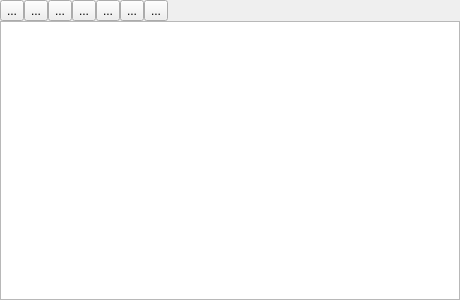
<?xml version="1.0" encoding="UTF-8"?>
<ui version="4.0">
 <class>FormLabels</class>
 <widget class="QWidget" name="FormLabels">
  <property name="geometry">
   <rect>
    <x>0</x>
    <y>0</y>
    <width>460</width>
    <height>300</height>
   </rect>
  </property>
  <property name="windowTitle">
   <string>Form</string>
  </property>
  <layout class="QGridLayout" name="gridLayout_2">
   <property name="leftMargin">
    <number>0</number>
   </property>
   <property name="topMargin">
    <number>0</number>
   </property>
   <property name="rightMargin">
    <number>0</number>
   </property>
   <property name="bottomMargin">
    <number>0</number>
   </property>
   <property name="spacing">
    <number>0</number>
   </property>
   <item row="0" column="0">
    <layout class="QGridLayout" name="gridLayout">
     <property name="spacing">
      <number>0</number>
     </property>
     <item row="0" column="1">
      <widget class="QToolButton" name="btnAddChild">
       <property name="toolTip">
        <string>添加子标签</string>
       </property>
       <property name="text">
        <string>...</string>
       </property>
      </widget>
     </item>
     <item row="0" column="5">
      <widget class="QToolButton" name="btnMoveLeft">
       <property name="toolTip">
        <string>左移标签</string>
       </property>
       <property name="text">
        <string>...</string>
       </property>
      </widget>
     </item>
     <item row="0" column="3">
      <widget class="QToolButton" name="btnMoveUp">
       <property name="toolTip">
        <string>上移标签</string>
       </property>
       <property name="text">
        <string>...</string>
       </property>
      </widget>
     </item>
     <item row="0" column="6">
      <widget class="QToolButton" name="btnMoveRight">
       <property name="toolTip">
        <string>右移标签</string>
       </property>
       <property name="text">
        <string>...</string>
       </property>
      </widget>
     </item>
     <item row="0" column="2">
      <widget class="QToolButton" name="btnDelete">
       <property name="toolTip">
        <string>删除标签</string>
       </property>
       <property name="text">
        <string>...</string>
       </property>
      </widget>
     </item>
     <item row="0" column="7">
      <spacer name="horizontalSpacer">
       <property name="orientation">
        <enum>Qt::Horizontal</enum>
       </property>
       <property name="sizeHint" stdset="0">
        <size>
         <width>40</width>
         <height>20</height>
        </size>
       </property>
      </spacer>
     </item>
     <item row="0" column="4">
      <widget class="QToolButton" name="btnMoveDown">
       <property name="toolTip">
        <string>下移标签</string>
       </property>
       <property name="text">
        <string>...</string>
       </property>
      </widget>
     </item>
     <item row="0" column="0">
      <widget class="QToolButton" name="btnAdd">
       <property name="toolTip">
        <string/>
       </property>
       <property name="text">
        <string>...</string>
       </property>
       <property name="toolButtonStyle">
        <enum>Qt::ToolButtonIconOnly</enum>
       </property>
      </widget>
     </item>
    </layout>
   </item>
   <item row="1" column="0">
    <widget class="QTreeView" name="treeView">
     <property name="selectionMode">
      <enum>QAbstractItemView::ExtendedSelection</enum>
     </property>
     <attribute name="headerVisible">
      <bool>false</bool>
     </attribute>
    </widget>
   </item>
  </layout>
  <action name="actionAdd">
   <property name="icon">
    <iconset resource="resources.qrc">
     <normaloff>:/Resources/addnode.png</normaloff>:/Resources/addnode.png</iconset>
   </property>
   <property name="text">
    <string>添加标签</string>
   </property>
  </action>
  <action name="actionAddChild">
   <property name="icon">
    <iconset resource="resources.qrc">
     <normaloff>:/Resources/addchildnode.png</normaloff>:/Resources/addchildnode.png</iconset>
   </property>
   <property name="text">
    <string>添加子标签</string>
   </property>
  </action>
  <action name="actionDelete">
   <property name="icon">
    <iconset resource="resources.qrc">
     <normaloff>:/Resources/deletenode.png</normaloff>:/Resources/deletenode.png</iconset>
   </property>
   <property name="text">
    <string>删除标签</string>
   </property>
  </action>
  <action name="actionMoveUp">
   <property name="icon">
    <iconset resource="resources.qrc">
     <normaloff>:/Resources/moveup.png</normaloff>:/Resources/moveup.png</iconset>
   </property>
   <property name="text">
    <string>上移标签</string>
   </property>
  </action>
  <action name="actionMoveDown">
   <property name="icon">
    <iconset resource="resources.qrc">
     <normaloff>:/Resources/movedown.png</normaloff>:/Resources/movedown.png</iconset>
   </property>
   <property name="text">
    <string>下移标签</string>
   </property>
  </action>
  <action name="actionMoveLeft">
   <property name="icon">
    <iconset resource="resources.qrc">
     <normaloff>:/Resources/moveleft.png</normaloff>:/Resources/moveleft.png</iconset>
   </property>
   <property name="text">
    <string>左移标签</string>
   </property>
  </action>
  <action name="actionMoveRight">
   <property name="icon">
    <iconset resource="resources.qrc">
     <normaloff>:/Resources/moveright.png</normaloff>:/Resources/moveright.png</iconset>
   </property>
   <property name="text">
    <string>右移标签</string>
   </property>
  </action>
 </widget>
 <resources>
  <include location="resources.qrc"/>
 </resources>
 <connections/>
</ui>
